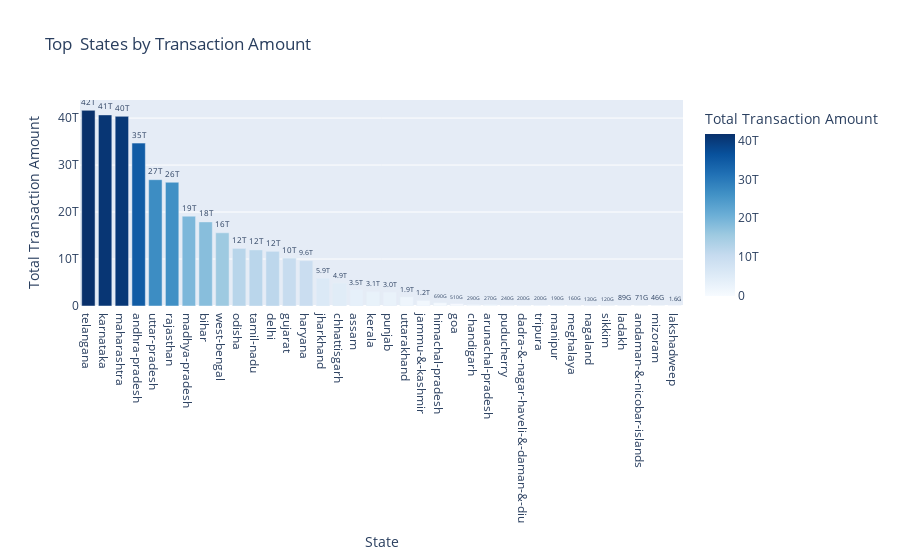

The notebook cell saved with this chart:
### Code cell
import plotly.express as px


fig = px.bar(df_state,
             x="state",
             y="total_amount",
             title="Top  States by Transaction Amount",
             labels={"state": "State", "total_amount": "Total Transaction Amount"},
             text="total_amount",
             color="total_amount",
             color_continuous_scale="Blues")
fig.update_traces(texttemplate='%{text:.2s}', textposition='outside')
fig.show()
